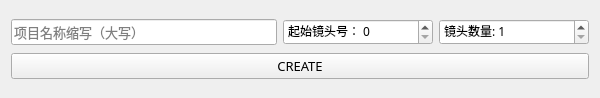
<?xml version="1.0" encoding="UTF-8"?>
<ui version="4.0">
 <class>Form</class>
 <widget class="QWidget" name="Form">
  <property name="geometry">
   <rect>
    <x>0</x>
    <y>0</y>
    <width>600</width>
    <height>98</height>
   </rect>
  </property>
  <property name="windowTitle">
   <string>Form</string>
  </property>
  <layout class="QVBoxLayout" name="verticalLayout">
   <property name="spacing">
    <number>0</number>
   </property>
   <item>
    <layout class="QHBoxLayout" name="horizontalLayout">
     <property name="spacing">
      <number>6</number>
     </property>
     <item>
      <widget class="QLineEdit" name="lineEdit">
       <property name="minimumSize">
        <size>
         <width>100</width>
         <height>0</height>
        </size>
       </property>
       <property name="font">
        <font>
         <family>微软雅黑</family>
         <pointsize>10</pointsize>
        </font>
       </property>
       <property name="focusPolicy">
        <enum>Qt::ClickFocus</enum>
       </property>
       <property name="placeholderText">
        <string>项目名称缩写（大写）</string>
       </property>
      </widget>
     </item>
     <item>
      <widget class="QSpinBox" name="spinBox_2">
       <property name="minimumSize">
        <size>
         <width>150</width>
         <height>0</height>
        </size>
       </property>
       <property name="font">
        <font>
         <family>微软雅黑</family>
        </font>
       </property>
       <property name="focusPolicy">
        <enum>Qt::ClickFocus</enum>
       </property>
       <property name="accelerated">
        <bool>true</bool>
       </property>
       <property name="suffix">
        <string/>
       </property>
       <property name="prefix">
        <string>起始镜头号： </string>
       </property>
      </widget>
     </item>
     <item>
      <widget class="QSpinBox" name="spinBox">
       <property name="minimumSize">
        <size>
         <width>150</width>
         <height>0</height>
        </size>
       </property>
       <property name="font">
        <font>
         <family>微软雅黑</family>
         <pointsize>9</pointsize>
         <weight>50</weight>
         <bold>false</bold>
        </font>
       </property>
       <property name="focusPolicy">
        <enum>Qt::ClickFocus</enum>
       </property>
       <property name="accelerated">
        <bool>true</bool>
       </property>
       <property name="prefix">
        <string>镜头数量: </string>
       </property>
       <property name="minimum">
        <number>1</number>
       </property>
      </widget>
     </item>
    </layout>
   </item>
   <item>
    <widget class="QPushButton" name="pushButton">
     <property name="font">
      <font>
       <family>微软雅黑</family>
       <pointsize>10</pointsize>
      </font>
     </property>
     <property name="text">
      <string>CREATE</string>
     </property>
    </widget>
   </item>
  </layout>
 </widget>
 <resources/>
 <connections/>
</ui>
